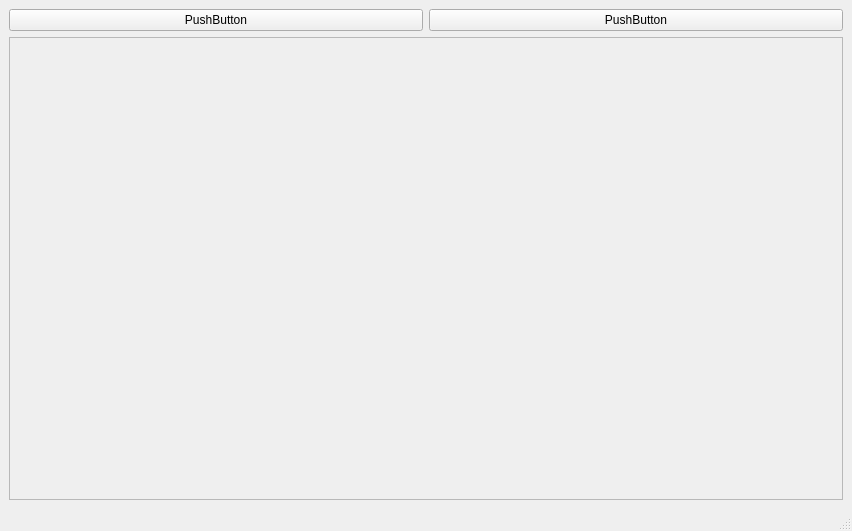
<?xml version="1.0" encoding="UTF-8"?>
<ui version="4.0">
 <class>MainWindow</class>
 <widget class="QMainWindow" name="MainWindow">
  <property name="geometry">
   <rect>
    <x>0</x>
    <y>0</y>
    <width>852</width>
    <height>531</height>
   </rect>
  </property>
  <property name="windowTitle">
   <string>MainWindow</string>
  </property>
  <widget class="QWidget" name="centralwidget">
   <layout class="QVBoxLayout" name="verticalLayout_2">
    <item>
     <layout class="QVBoxLayout" name="verticalLayout">
      <property name="sizeConstraint">
       <enum>QLayout::SetDefaultConstraint</enum>
      </property>
      <property name="bottomMargin">
       <number>0</number>
      </property>
      <item>
       <layout class="QHBoxLayout" name="horizontalLayout">
        <item>
         <widget class="QPushButton" name="pushButton_2">
          <property name="text">
           <string>PushButton</string>
          </property>
         </widget>
        </item>
        <item>
         <widget class="QPushButton" name="pushButton">
          <property name="text">
           <string>PushButton</string>
          </property>
         </widget>
        </item>
       </layout>
      </item>
      <item>
       <widget class="QFrame" name="frame">
        <property name="frameShape">
         <enum>QFrame::StyledPanel</enum>
        </property>
        <property name="frameShadow">
         <enum>QFrame::Raised</enum>
        </property>
       </widget>
      </item>
     </layout>
    </item>
   </layout>
  </widget>
  <widget class="QMenuBar" name="menubar">
   <property name="geometry">
    <rect>
     <x>0</x>
     <y>0</y>
     <width>852</width>
     <height>26</height>
    </rect>
   </property>
  </widget>
  <widget class="QStatusBar" name="statusbar"/>
 </widget>
 <resources/>
 <connections/>
</ui>
